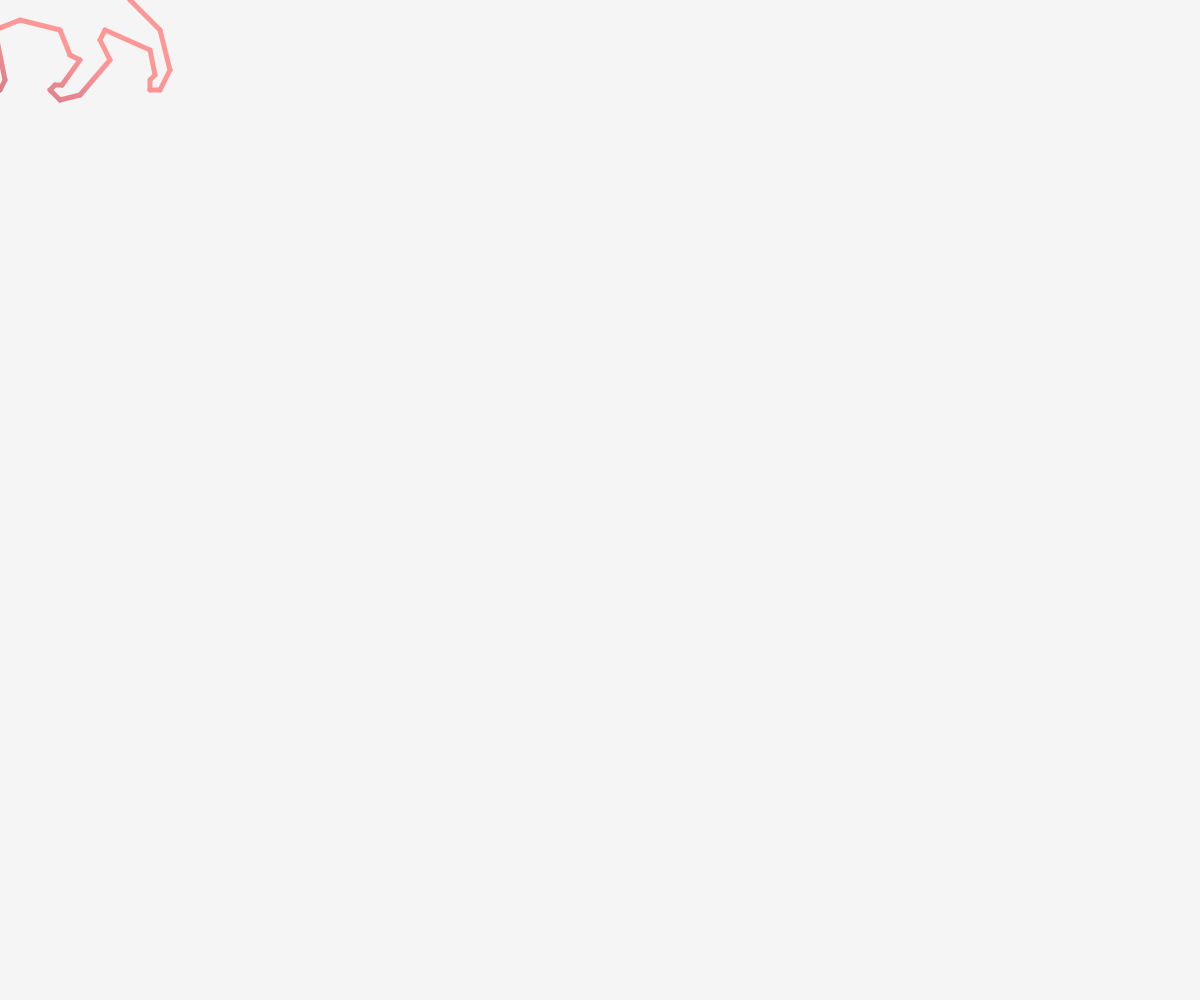
Frame 1 (no input)
Frame 60 (no input): identical to frame 1, image omitted
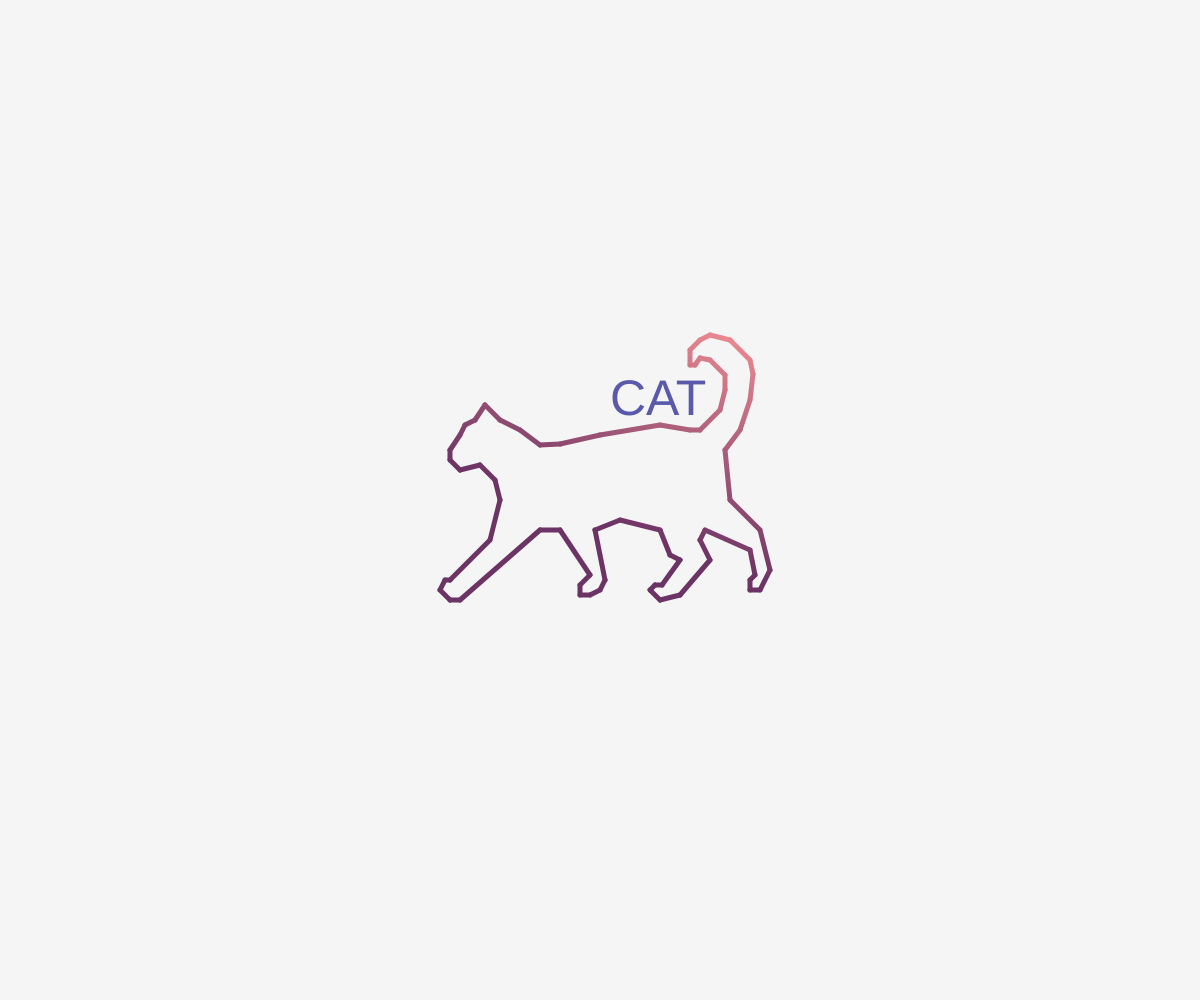
Frame 120 (the mouse pressed at the canvas centre since frame 60)

The p5.js sketch that drew these frames (run headless with seeded random() and noise() and a simulated clock; from frame 60 on, the mouse is pressed at the canvas centre):

// p5.js sketch
// ── sketch.js
let points = [[0.5, -3], [-0.5, -8], [0, -9],[1,-9.5],[2,-9.5],
[2,-8.5],[1,-7.5],[4,-3],[6,-3],[14,-10],[15,-10],[16,-9],
[15.5,-8],[15,-8],[11,-4],[10,0],[10.5,2],[12,3.5],[14,3],[15,4],
[15,5],[14,6.5],[13.5,7.5],[12.5,8],[11.5,9.5],[10,8],[8,7],
[6,5.5],[4,5.6],[0,6.5],[-6,7.5],[-9,7],[-10,7],[-12,9],[-12.5,11],
[-12.5,12.5],[-11,14],[-10,14.2],[-9.5,13.5],[-9,13.5],[-9,15],
[-10,16],[-11,16.5],[-13,16],[-15,14],[-15.3,12.6],[-15,10],
[-14,7],[-12.5,5],[-13,0],[-16,-3],[-17,-7],[-16,-9],[-15,-9],
[-15,-8],[-15.5,-7.5],[-15,-5],[-10.5,-3],[-10,-4],[-11,-6],
[-8,-9.5],[-6,-10],[-5,-9],[-5.5,-8.5],[-6.2,-8.5],[-8,-6],
[-7,-5.5],[-6,-3],[-2,-2]]; //list資料，cat

function setup() {   //只會執行一次的函數
  createCanvas(windowWidth, windowHeight); 
  //設定一個畫布，寬為整個視窗的寬度windowWidth，高度為整個視窗的高度windowHeight
	ctx = canvas.getContext('2d');
	ctx.lineWidth =5;
	ctx.lineCap = 'round'
  for (let i = 0; i < points.length; i++) {
    for (let j = 0; j < points[i].length; j++) {
      points[i][j] = points[i][j] * 10; //把points 內的值都*10
    }
  }
}

function draw() {
  gradientLine(ctx,10,300,100,60, "#6C3365", "#FF9797") //由咖啡色漸層至紅色
  background(245);
  //translate(width/2, height/2); //原本原點在左上角，利用這指令把原點放到視窗的中心
  //scale(1, -1);  //上下翻轉
  textSize(50)  //文字大小
  fill("#5A5AAD");  //設定顏色
  text("CAT",10+mouseX,-85+mouseY)  //顯示文字
  for (let i = 0; i < points.length-1; i++) {
    line(mouseX-points[i][0], mouseY-points[i][1], mouseX-points[i+1][0], mouseY-points[i+1][1]);
  }
  line(mouseX-points[points.length-1][0], mouseY-points[points.length-1][1], mouseX-points[0][0], mouseY-points[0][1]); 
  //最後一點跟第一點連線
    
function gradientLine(ctx, x1, y1, x2, y2, c1, c2) {
  const gradient = ctx.createLinearGradient(x1, y1, x2, y2);
  gradient.addColorStop(0, c1);
  gradient.addColorStop(1, c2);
  ctx.strokeStyle = gradient;

  ctx.beginPath();
  ctx.moveTo(x1, y1);ctx.lineTo(x2, y2);
  ctx.moveTo(x1*3, y1*3);ctx.lineTo(x2*3, y2*3);
  ctx.moveTo(x1*6, y1*6);ctx.lineTo(x2*6, y2*6);
  ctx.moveTo(x1*10, y1*10);ctx.lineTo(x2*10, y2*10);
  ctx.moveTo(x1*15, y1*15);ctx.lineTo(x2*15, y2*15);
  ctx.stroke();
  }
}
